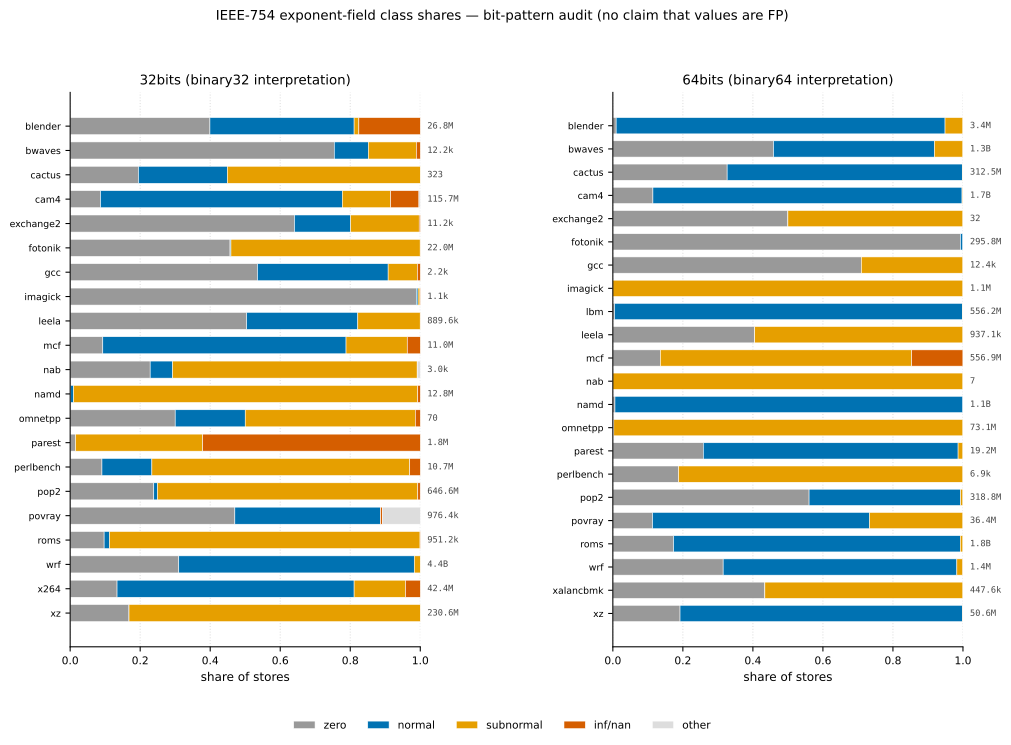

Recreate this plot in Python.
#!/usr/bin/env python3
"""Validation §3 — IEEE-754 exponent-field class shares per (bench, alloc_type).

Per row we plot the four exponent-field bit-pattern shares as a stacked
horizontal bar:

  zero            value == 0 (scrubbed / zero-init memory)
  normal          1 <= exp_field <= max-1 (IEEE normal class)
  subnormal       exp_field == 0 and value != 0 (IEEE subnormal class
                  bit pattern; also matches small-magnitude integers)
  inf_nan         exp_field saturated (IEEE inf/NaN class bit pattern)

These are *bit-pattern* shares — the figure makes no claim that any
individual value is a float. A capture bug would manifest as a bench
whose 64-bit row deviates sharply from the IEEE-realistic pattern
(massive inf/nan share, random-looking distributions, etc.). Two panels
mirror the binary64 / binary32 interpretations. The `object` rows are
omitted: they carry no exponent field by definition.
"""
from pathlib import Path

import matplotlib.pyplot as plt
import numpy as np
import pandas as pd

HERE = Path(__file__).resolve().parent
OUT  = HERE / "figure.svg"

# Wong-palette: zero=neutral grey, normal=blue (the dominant healthy class),
# subnormal=orange (the marker class for small-magnitude integers), inf/nan
# = vermilion (would jump out if a capture bug planted them).
COLORS = {
    "zero":      "#999999",
    "normal":    "#0072B2",
    "subnormal": "#E69F00",
    "inf_nan":   "#D55E00",
    "other":     "#DDDDDD",
}


def _fmt_count(n: int) -> str:
    if n >= 1_000_000_000:
        return f"{n/1e9:.1f}B"
    if n >= 1_000_000:
        return f"{n/1e6:.1f}M"
    if n >= 1_000:
        return f"{n/1e3:.1f}k"
    return str(int(n))


def _panel(ax, df, atype, suffix):
    sub = (df[df.alloc_type == atype]
           .set_index("bench")
           .sort_index(ascending=True))
    benches = list(sub.index)
    y = np.arange(len(benches))

    cats = [
        ("zero",      sub["frac_zero"]),
        ("normal",    sub[f"frac_normal_{suffix}"]),
        ("subnormal", sub[f"frac_subnormal_{suffix}"]),
        ("inf_nan",   sub[f"frac_inf_nan_{suffix}"]),
    ]
    fracs = {name: s.fillna(0).to_numpy(dtype=float) for name, s in cats}
    total = sum(fracs.values())
    fracs["other"] = np.clip(1.0 - total, 0, 1)

    left = np.zeros(len(benches))
    for name in ("zero", "normal", "subnormal", "inf_nan", "other"):
        ax.barh(y, fracs[name], left=left, height=0.7,
                color=COLORS[name], edgecolor="white", linewidth=0.4,
                label=name.replace("_", "/"))
        left += fracs[name]

    ax.set_yticks(y)
    ax.set_yticklabels(benches, fontsize=7)
    ax.invert_yaxis()
    ax.set_xlim(0, 1.0)
    ax.set_xlabel("share of stores", fontsize=9)
    ax.tick_params(axis="x", labelsize=8)
    ax.set_title(f"{atype} (binary{suffix[1:]} interpretation)", fontsize=10)
    ax.grid(axis="x", linestyle=":", alpha=0.4)
    ax.set_axisbelow(True)
    for spine in ("top", "right"):
        ax.spines[spine].set_visible(False)

    for i, bench in enumerate(benches):
        n = sub.at[bench, "stores"]
        ax.text(1.02, i, _fmt_count(int(n)), ha="left", va="center",
                fontsize=6.5, color="#444",
                family="monospace",
                transform=ax.get_yaxis_transform())


def main() -> None:
    df = pd.read_csv(HERE / "result.csv")

    fig, axes = plt.subplots(
        1, 2, figsize=(12.0, 7.5),
        gridspec_kw={"wspace": 0.55},
    )
    _panel(axes[0], df, "32bits", "f32")
    _panel(axes[1], df, "64bits", "f64")

    handles, labels = axes[0].get_legend_handles_labels()
    fig.legend(handles, labels, loc="lower center", ncol=5,
               frameon=False, fontsize=8, bbox_to_anchor=(0.5, -0.02))

    fig.suptitle(
        "IEEE-754 exponent-field class shares — bit-pattern audit "
        "(no claim that values are FP)",
        fontsize=10, y=0.995,
    )
    fig.tight_layout(rect=(0, 0.03, 1, 0.96))
    fig.savefig(OUT, format="svg", bbox_inches="tight")
    print(f"wrote {OUT}")


if __name__ == "__main__":
    main()
